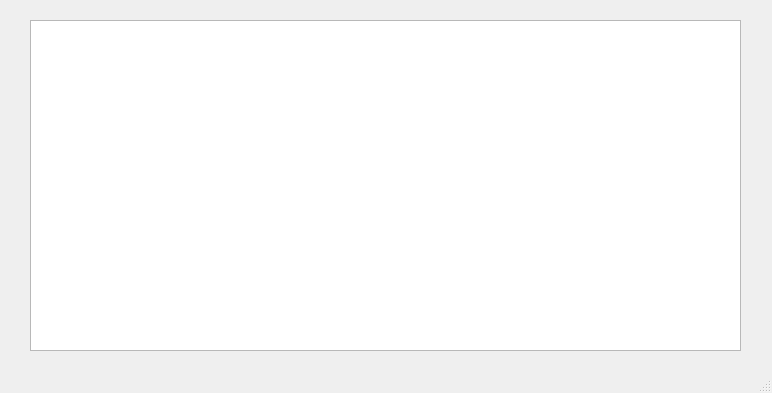
<?xml version="1.0" encoding="UTF-8"?>
<ui version="4.0">
 <class>MainWindow</class>
 <widget class="QMainWindow" name="MainWindow">
  <property name="geometry">
   <rect>
    <x>0</x>
    <y>0</y>
    <width>772</width>
    <height>393</height>
   </rect>
  </property>
  <property name="windowTitle">
   <string>MainWindow</string>
  </property>
  <widget class="QWidget" name="centralwidget">
   <widget class="QTableWidget" name="tableWidget">
    <property name="geometry">
     <rect>
      <x>30</x>
      <y>20</y>
      <width>711</width>
      <height>331</height>
     </rect>
    </property>
   </widget>
  </widget>
  <widget class="QMenuBar" name="menubar">
   <property name="geometry">
    <rect>
     <x>0</x>
     <y>0</y>
     <width>772</width>
     <height>21</height>
    </rect>
   </property>
  </widget>
  <widget class="QStatusBar" name="statusbar"/>
 </widget>
 <resources/>
 <connections/>
</ui>
